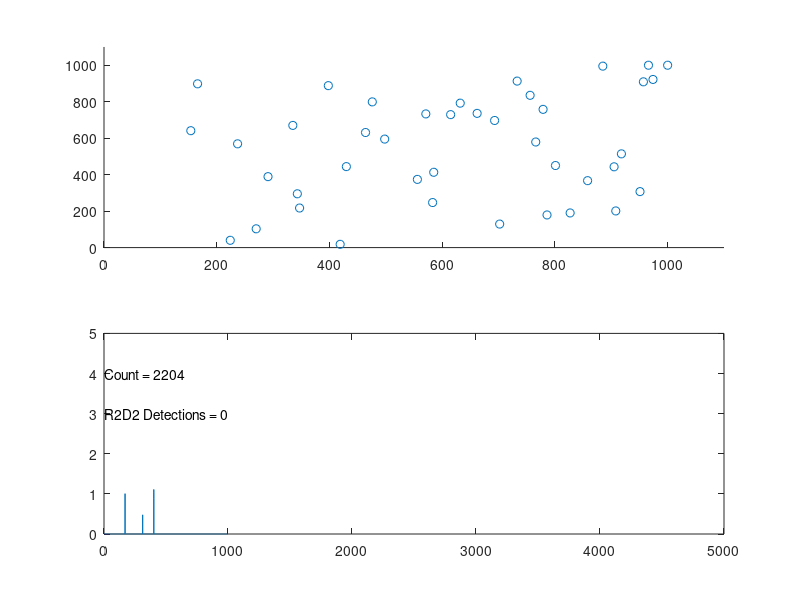

The MATLAB script that drew this image:
%%%%%%%%%%%%%%%%%%%%%%%%%%%%%%%%%%%%%%%%%%%%%%%%%%%%%%%%%%%%%%%%%%%%%%%%%%%%%%%%
% Andrew Payne
% 14 April 2019
%
% r2d2_sim.m - A simulator to show platoon moving through battlespace with
% algorithms programmed to dodge R2D2 units.
%
%
% Basic Instructions:
%   Run in Octave.  Opens up a split GUI figure with battlespace on top and
%   platoon detection time values along the bottom.  Platoon automatically starts 
%   from (1,1), and goes until it finishes at (1000,1000).
%   In the bottom of the GUI window are the count and the R2D2 Detections count.
%   The Count is simply the main loop counter.  The R2D2 Detections count is the
%   number of times the R2D2 (enemy) units spot the platoon.
%
% input arguments:
%   - GRID_SIZE, <#> (default 1000)
%   - NUM_R2D2, <#>  (Try 5 - 50)
%   - RD2D_RANGE, <#> (default 5)
%   - MAX_RANGE, <#>  (Try 50, soldier sensor distance of r2d2 detection)
%
% Example Calls:
%   r2d2_sim
%   r2d2_sim('GRID_SIZE', 500, 'NUM_R2D2', 20)
%   r2d2_sim('MAX_RANGE', 50, 'GRID_SIZE', 1000)
%   r2d2_sim('GRID_SIZE', 1000, 'NUM_R2D2', 40, 'R2D2_RANGE', 6, 'MAX_RANGE', 20)
%
%%%%%%%%%%%%%%%%%%%%%%%%%%%%%%%%%%%%%%%%%%%%%%%%%%%%%%%%%%%%%%%%%%%%%%%%%%%%%%%%

function ret_val = r2d2_sim(varargin)
  GRID_SIZE = 1000;
  NUM_R2D2 = 40;
  R2D2_RANGE = 10;
  MAX_RANGE = 40;

  % Parsing input arguments.
  for i = 1:2:length(varargin)
    switch upper(varargin{i})
      case 'GRID_SIZE'
        GRID_SIZE = varargin{i+1};
      case 'NUM_R2D2'
        NUM_R2D2 = varargin{i+1};
      case 'R2D2_RANGE'
        R2D2_RANGE = varargin{i+1};
      case 'MAX_RANGE'
        MAX_RANGE = varargin{i+1};
      otherwise
        msgbox(['Command ', varargin{i}, ' is not recognized. Exiting.']);
        ret_val = -1;
        return
    end
  end
  
  % Maneuvering step counts:
  DIRECTIVE_FORWARD_STEPS = GRID_SIZE/50;   % Seems to work the best.
  DIRECTIVE_RETRACE_STEPS = GRID_SIZE/50;
  
  ret_val = 0;
  
  grid = zeros(GRID_SIZE);

  % Generate R2D2.
  r2d2.num = NUM_R2D2;
  % Positions (columns wrap top-to-bottom).
  r2d2.raw_positions = fix(rand(1,NUM_R2D2)*GRID_SIZE^2);
  % Set ordered pair positions via R2d2_Positions:
  r2d2.num_detections = 0;
  R2d2_Positions;

  % Place R2D2s into grid.
  grid(r2d2.raw_positions) = 1;

  % Place platoon at the starting mark.
  platoon.position = [1,1];
  platoon.directive = {'N/A', 0;
                       'N/A', 0;};
  platoon.last_move = [0 0 0 0]; % n s e w.
  platoon.move_count = 0;
  platoon.detections = zeros(DIRECTIVE_FORWARD_STEPS, 1);
  platoon.maneuver = 0;
  
  sensor.num_hits = 0;
  sensor.heatmap = zeros(2);  % Give a fresh 2x2 sensor relative heatmap grid.
  sensor.old_heatmap = zeros(2);
  sensor.change = zeros(2);
  splot=[];
  
  Setup_Plot;
  
  done = 0;

  % Main time-step loop.
  while (done == 0)
    % Turn on sensor. Collect Data about R2D2.
    % Gets a 2x2 grid of NW, SW, NE, SE data correlating to severity of sensor data.
    Platoon_Sense;

    % Decides how to proceed to the finish line based on sensor heatmap.
    Platoon_Decide;

    % R2d2 detection:
    R2d2_Detection;
    
    % Updates the plot for this simulation.
    Update_Plot;

    % Loop ending when finish line reached.
    done = (platoon.position(1) > GRID_SIZE-1 && platoon.position(2) > GRID_SIZE-1);
    
    %disp([platoon.directive{1}, ' ', num2str(platoon.directive{2})]);
    
    %disp([num2str(platoon.move_count), ' ', num2str(platoon.position)]);
  end
  
    disp([num2str(platoon.position(1)), ' ', num2str(platoon.position(2))]);
 
 
%%%%%%%%%%%%%%%%%%%%%%%%%%%%%%%%%%%%%%%%%%%%%%%%%%%%%%%%%%%%%%%%%%%%%%%%%%%%%%%%
% FUNCTION:
% Setup_Plot - A function to create a figure window and display the battlespace 
%              scatter plot and heatmap spikes.
%
%
%
%%%%%%%%%%%%%%%%%%%%%%%%%%%%%%%%%%%%%%%%%%%%%%%%%%%%%%%%%%%%%%%%%%%%%%%%%%%%%%%%

  function Setup_Plot
    for (i = 1:NUM_R2D2)
      splot.xdata(i) = r2d2.positions{i}(1);
      splot.ydata(i) = r2d2.positions{i}(2);
    end
    % Add the platoon position:
    splot.xdata(NUM_R2D2+1) = platoon.position(1);
    splot.ydata(NUM_R2D2+1) = platoon.position(2);
    
    f=figure;
    subplot(2,1,1);
    
    % Start the graph
    splot.graph = scatter(splot.xdata, splot.ydata);
    
    axis([0 GRID_SIZE*1.1 0 GRID_SIZE*1.1]);

    subplot(2,1,2);
    
    splot.xheat = linspace(1,1000,GRID_SIZE*5);
    splot.yheat = zeros(1,GRID_SIZE*5);
    splot.heatmap_plot = plot(splot.xheat, splot.yheat);
    splot.move_counter = text(1,4,'Count = 0');
    splot.r2d2_detections = text(1,3,'R2D2 Detections = 0');
    axis([0 GRID_SIZE*5 0 5]);
    
  end
 
%%%%%%%%%%%%%%%%%%%%%%%%%%%%%%%%%%%%%%%%%%%%%%%%%%%%%%%%%%%%%%%%%%%%%%%%%%%%%%%%
% FUNCTION:
% Update_Plot - A function to edit the platoon position, the counter text, the
%               heatmap indicator, and the R2D2 detection count.
%
%
%%%%%%%%%%%%%%%%%%%%%%%%%%%%%%%%%%%%%%%%%%%%%%%%%%%%%%%%%%%%%%%%%%%%%%%%%%%%%%%% 
  function Update_Plot
    xdata_tmp = get(splot.graph, 'xdata');
    ydata_tmp = get(splot.graph, 'ydata');
    
    xdata_tmp(NUM_R2D2+1) = platoon.position(1);
    ydata_tmp(NUM_R2D2+1) = platoon.position(2);
    
    set(splot.graph, 'xdata', xdata_tmp);
    set(splot.graph, 'ydata', ydata_tmp);
    
    yheat_tmp = get(splot.heatmap_plot,'ydata');
    yheat_tmp(platoon.move_count) = sum(sensor.heatmap(:));
    
    set(splot.heatmap_plot, 'ydata', yheat_tmp);
    set(splot.move_counter, 'string', ['Count = ',num2str(platoon.move_count)]);
    set(splot.r2d2_detections, 'string', ['R2D2 Detections = ',num2str(r2d2.num_detections)]);
    
    drawnow
     
  end

%%%%%%%%%%%%%%%%%%%%%%%%%%%%%%%%%%%%%%%%%%%%%%%%%%%%%%%%%%%%%%%%%%%%%%%%%%%%%%%%
% FUNCTION:
% R2d2_Positions - A function to install the R2D2s on the battlespace as deemed
%                  by r2d2.raw_positions array.
%
%
%%%%%%%%%%%%%%%%%%%%%%%%%%%%%%%%%%%%%%%%%%%%%%%%%%%%%%%%%%%%%%%%%%%%%%%%%%%%%%%% 
  function R2d2_Positions
    for i=1:NUM_R2D2
      % X position
      x_pos = ceil(r2d2.raw_positions(i)/GRID_SIZE);
      %x_pos = 50*i + 20;
      
      % Y position
      y_pos = mod(r2d2.raw_positions(i), GRID_SIZE);
      %y_pos = 50*i - 5;
      if (y_pos==0)
        y_pos = GRID_SIZE;
      end 
      
      % Set ordered pair variable.
      r2d2.positions{i} = [x_pos, y_pos]; 

    end
  end

%%%%%%%%%%%%%%%%%%%%%%%%%%%%%%%%%%%%%%%%%%%%%%%%%%%%%%%%%%%%%%%%%%%%%%%%%%%%%%%%
% FUNCTION:
% R2d2_Detection - A function to check if R2D2 detected a platoon in accordance
%                  with the R2D2_RANGE variable.  It will increment the count
%                  within the R2D2 structure if it does spot a platoon.
%
%
%%%%%%%%%%%%%%%%%%%%%%%%%%%%%%%%%%%%%%%%%%%%%%%%%%%%%%%%%%%%%%%%%%%%%%%%%%%%%%%%   
  function R2d2_Detection
     % Go through list of r2d2s, calculating Manhatten Distance.
    for i = 1:NUM_R2D2
      raw_offsets{i} = r2d2.positions{i} - platoon.position;
      raw_man_dist{i} = sum(abs(raw_offsets{i}));
    end
    
    % Reorder from closest to furthest, based on Manhatten Distance:
    [man_dist, sort_order] = sort(cell2mat(raw_man_dist));
    man_dist = num2cell(man_dist);
    offsets = raw_offsets(sort_order); 
    
    R2d2_Measure;
    
    function R2d2_Measure
      r2d2.range = R2D2_RANGE;
      
      % Go through list of r2d2s.
      for r2d2_ctr = 1:NUM_R2D2
        % Manhatten Distance comparison with sensor.range.
        if (man_dist{r2d2_ctr} <= r2d2.range)
          % Add to list of hit(s)
          r2d2.num_detections = r2d2.num_detections + 1;
        else
          break; % Keeps getting further away, break.
        end
      end  
    end
  end
 
%%%%%%%%%%%%%%%%%%%%%%%%%%%%%%%%%%%%%%%%%%%%%%%%%%%%%%%%%%%%%%%%%%%%%%%%%%%%%%%%
% FUNCTION:
% Platoon_Decide - A function to process the beginning through the end of the
%                  platoon's movements. It is very high level. It starts with
%                  deciding whether it's the first step, if it is, just head
%                  north. If there's a number >0 of directives in the queue, then
%                  it calls Platoon_Manuever. Else it checks the sensor's heatmap
%                  and calls a new directive if it is registering an R2D2.
%                  Otherwise, a routine movement northeast is all that it calls.
%
%
%%%%%%%%%%%%%%%%%%%%%%%%%%%%%%%%%%%%%%%%%%%%%%%%%%%%%%%%%%%%%%%%%%%%%%%%%%%%%%%%   
  function Platoon_Decide
    if (platoon.move_count == 0)
      Platoon_Move('North');
      return
    elseif (platoon.directive{2}>0)
      
      % Call the directives.
      Platoon_Manuever

  % Heatmap analysis.
  
  % -------------
  % | NW  | NE  |
  % |     |     |
  % -------------
  % | SW  | SE  |
  % |     |     |
  % -------------
  
  %
    elseif (sensor.num_hits)
      last_move = platoon.directive{1};
      dir_finder = zeros(2);
    
      % Find the direction of the r2d2 being sensed.
      [max_heat,~] = max(sensor.heatmap(:));
      
      [x, y] = find(sensor.heatmap==max_heat);
      
      % Find the direction of the r2d2s that are most increasing.
      %[~,max_chg_dir] = max(sensor.change(:));
      
      dir_finder(x,y) = 1;
      disp(dir_finder)
      %dir_finder(max_chg_dir) = 1;
      
      switch (dir_finder)
        case [0 0; 
              0 1]
          platoon.directive(1:2)={'NorthWest', DIRECTIVE_FORWARD_STEPS};
        case [0 0;
              1 0]
          platoon.directive(1:2)={'NorthEast', DIRECTIVE_FORWARD_STEPS};
        
        case [0 0;
              1 1]
          platoon.directive(1:2)={'North', DIRECTIVE_FORWARD_STEPS};
       
        case [0 1;
              0 0]
          platoon.directive(1:2)={'South', DIRECTIVE_RETRACE_STEPS};
          platoon.directive(3:4)={'East', DIRECTIVE_RETRACE_STEPS};

        case [0 1;
              0 1]
          platoon.directive(1:2)={'NorthWest', DIRECTIVE_RETRACE_STEPS};
          platoon.directive(1:2)={'East', DIRECTIVE_RETRACE_STEPS};
        case [0 1;
              1 0]
          platoon.directive(1:2)={'SouthEast', DIRECTIVE_FORWARD_STEPS};
        
        case [0 1;
              1 1]
          platoon.directive(1:2)={'NorthWest', DIRECTIVE_FORWARD_STEPS};
        
        case [1 0;
              0 0]
          platoon.directive(1:2)={'SouthEast', DIRECTIVE_FORWARD_STEPS};
        
        case [1 0;
              0 1]
          platoon.directive(1:2)={'NorthEast', DIRECTIVE_FORWARD_STEPS};
        
        case [1 0;
              1 0]
          platoon.directive(1:2)={'East', DIRECTIVE_FORWARD_STEPS};
        
        case [1 0;
              1 1]
          platoon.directive(1:2)={'NorthEast', DIRECTIVE_FORWARD_STEPS};
        
        case [1 1;
              0 0]
          platoon.directive(1:2)={'South', 2*DIRECTIVE_RETRACE_STEPS};
          platoon.directive(3:4)={'West', DIRECTIVE_FORWARD_STEPS};
        
        case [1 1;
              0 1]
          platoon.directive(1:2)={'SouthWest', DIRECTIVE_RETRACE_STEPS};
        otherwise
          disp('should not see this');
      end
      
      Platoon_Move(platoon.directive{1});

      % Just a routine move north or east to reach the finish line.
      else
        if platoon.last_move(1)
          Platoon_Move('East');
         % disp('routine move east.');
        % North
        else
          Platoon_Move('North');
         % disp('routine move north.');
        end
      end

%%%%%%%%%%%%%%%%%%%%%%%%%%%%%%%%%%%%%%%%%%%%%%%%%%%%%%%%%%%%%%%%%%%%%%%%%%%%%%%%
% FUNCTION:
% Platoon_Manuever - A function to handle calling Platoon_Move function from the
%                    directives queue, which is a multidimensional cell array
%                    holding the direction to travel and the number of steps to
%                    take on that direction.
%
%
%%%%%%%%%%%%%%%%%%%%%%%%%%%%%%%%%%%%%%%%%%%%%%%%%%%%%%%%%%%%%%%%%%%%%%%%%%%%%%%%      
      % Maneuvering function.
      function Platoon_Manuever
      
        Platoon_Move(platoon.directive{1});
        % Decrement the count.
        platoon.directive{2} = platoon.directive{2} - 1;
        
        % When the first row of directives is exhausted, move second row up.
        if (platoon.directive{2} == 0 && platoon.directive{4}>0)
          disp('Changing Directives');
          platoon.directive{1} = platoon.directive{3};
          platoon.directive{2} = platoon.directive{4};
          platoon.directive{4} = 0;
        end
      
    end
    
%%%%%%%%%%%%%%%%%%%%%%%%%%%%%%%%%%%%%%%%%%%%%%%%%%%%%%%%%%%%%%%%%%%%%%%%%%%%%%%%
% FUNCTION:
% Platoon_Move - A function to move the Platoon in a direction (required input
%                argument string).  It records the last move before exiting the
%                function. It also keeps the platoon in-bounds.
%
%
%%%%%%%%%%%%%%%%%%%%%%%%%%%%%%%%%%%%%%%%%%%%%%%%%%%%%%%%%%%%%%%%%%%%%%%%%%%%%%%%    
      function Platoon_Move(direction)
        direction = upper(direction);
        switch direction
          case 'NORTH'
            if (platoon.position(2) < GRID_SIZE)
              platoon.position(2) = platoon.position(2) + 1;
              platoon.last_move = [1 0 0 0];
              platoon.move_count = platoon.move_count + 1; 
            elseif (platoon.position(1) < GRID_SIZE)
              Platoon_Move('East');
            else
              Platoon_Move('South');
            end
          case 'SOUTH'
            platoon.position(2) = platoon.position(2) - 1;
            platoon.last_move = [0 1 0 0];
            platoon.move_count = platoon.move_count + 1; 
          case 'EAST'
            if (platoon.position(1) < GRID_SIZE)
              platoon.position(1) = platoon.position(1) + 1;
              platoon.last_move = [0 0 1 0];
              platoon.move_count = platoon.move_count + 1; 
            elseif (platoon.position(2) < GRID_SIZE)
              Platoon_Move('North');
            else
              Platoon_Move('South');
            end
          case 'WEST'
            platoon.position(1) = platoon.position(1) - 1;
            platoon.last_move = [0 0 0 1];
            platoon.move_count = platoon.move_count + 1; 
          case 'NORTHEAST'
            if (platoon.last_move == [1 0 0 0])
              Platoon_Move('East');
            else
              Platoon_Move('North');
            end
          case 'NORTHWEST'
            if (platoon.last_move == [1 0 0 0])
              Platoon_Move('West');
            else
              Platoon_Move('North');
            end
          case 'SOUTHEAST'
            if (platoon.last_move == [0 1 0 0])
              Platoon_Move('East');
            else
              Platoon_Move('South');
            end
          case 'SOUTHWEST'
            if (platoon.last_move == [0 1 0 0])
              Platoon_Move('West');
            else
              Platoon_Move('South');
            end
        end  
      end

  end

%%%%%%%%%%%%%%%%%%%%%%%%%%%%%%%%%%%%%%%%%%%%%%%%%%%%%%%%%%%%%%%%%%%%%%%%%%%%%%%%
% FUNCTION:
% Platoon_Sense - A function to use the sensor that the Platoon has to
%                 sense R2D2s.  It calls measure and calculation routines that
%                 convert the sensor data into usable information.
%
%
%%%%%%%%%%%%%%%%%%%%%%%%%%%%%%%%%%%%%%%%%%%%%%%%%%%%%%%%%%%%%%%%%%%%%%%%%%%%%%%%    
  function Platoon_Sense
    % Go through list of r2d2s, calculating Manhatten Distance.
    % This part of the code is from the know-all computer, which knows every
    % r2d2.position.  Later it will be filtered by what the sensor actually sees
    % in Sensor_Measure.
    for i = 1:NUM_R2D2
      raw_offsets{i} = r2d2.positions{i} - platoon.position;
      raw_man_dist{i} = sum(abs(raw_offsets{i}));
    end
    
    % Reorder from closest to furthest, based on Manhatten Distance:
    [man_dist, sort_order] = sort(cell2mat(raw_man_dist));
    man_dist = num2cell(man_dist);
    offsets = raw_offsets(sort_order);
    
    % Run Sensor_Measure to pick up any R2D2(s).
    Sensor_Measure;
    
    % Run Sensor_Calc to calculate severity of measurements and mark the change from last detection.
    Sensor_Calc;

%%%%%%%%%%%%%%%%%%%%%%%%%%%%%%%%%%%%%%%%%%%%%%%%%%%%%%%%%%%%%%%%%%%%%%%%%%%%%%%%
% FUNCTION:
% Sensor_Measure - A function to actually compare the omniscent computer
%                  generated offsets with the Platoon's inferior sensor
%                  (sensor.range is derived from a probability).  It will rack
%                  up the num_hits and catalog the manhatten distances.
%
%
%%%%%%%%%%%%%%%%%%%%%%%%%%%%%%%%%%%%%%%%%%%%%%%%%%%%%%%%%%%%%%%%%%%%%%%%%%%%%%%%    
    function Sensor_Measure
      sensor.capability = .2 + .5*rand; % luck of the draw.
      sensor.range = sensor.capability * MAX_RANGE;
      sensor.old_heatmap = sensor.heatmap;
      sensor.heatmap = zeros(2);  % Give a fresh 2x2 sensor relative heatmap grid.
      sensor.num_hits = 0; % reset.
      
      % Go through list of r2d2s.
      for r2d2_ctr = 1:NUM_R2D2
        % Manhatten Distance comparison with sensor.range.
        if (man_dist{r2d2_ctr} <= sensor.range)
          % Add to list of hit(s)
          sensor.num_hits = sensor.num_hits + 1;
          sensor.hits{r2d2_ctr} = offsets{r2d2_ctr};
          sensor.man_dist{r2d2_ctr} = man_dist{r2d2_ctr};
        else
          break; % Keeps getting further away, break.
        end
      end  
    end
 
%%%%%%%%%%%%%%%%%%%%%%%%%%%%%%%%%%%%%%%%%%%%%%%%%%%%%%%%%%%%%%%%%%%%%%%%%%%%%%%%
% FUNCTION:
% Sensor_Calc - A function to take the data from the Sensor_Measure routine and
%               create the heatmap, the information that the Platoon uses in
%               Platoon_Decide to decide where to maneuver.
%
%
%%%%%%%%%%%%%%%%%%%%%%%%%%%%%%%%%%%%%%%%%%%%%%%%%%%%%%%%%%%%%%%%%%%%%%%%%%%%%%%%    
    function Sensor_Calc
      for hit_ctr = 1:sensor.num_hits
        % Find the N/S/E/W direction via the sign.
        if (sensor.hits{hit_ctr}(1) > 0)
          x_sign = 1;
        else
          x_sign = -1;
        end
        if (sensor.hits{hit_ctr}(2) > 0)
          y_sign = 1;
        else
          y_sign = -1;
        end
        
        norm_vector = sensor.hits{hit_ctr}/norm(abs(sensor.hits{hit_ctr}));
        
        % If X direction is severe:
        if (norm_vector(2) ~= 0)
          if (abs(norm_vector(1)/norm_vector(2)) > 5)
            norm_vector(1) = 1;
            norm_vector(2) = 0;
          end
        end
        if (norm_vector(1) ~= 0)
          if (abs(norm_vector(2)/norm_vector(1)) > 5)
            norm_vector(1) = 0;
            norm_vector(2) = 1;
          end
        end
        
        % Gives the strength of the signals:
        x_gauge = norm_vector(1)*x_sign*(1 - abs(sensor.hits{hit_ctr}(1) / sensor.range));
        y_gauge = norm_vector(2)*y_sign*(1 - abs(sensor.hits{hit_ctr}(2) / sensor.range));
   
        if (x_gauge > 0) % Target is at right.
          sensor.heatmap(1,2) = sensor.heatmap(1,2) + x_gauge;
          sensor.heatmap(2,2) = sensor.heatmap(2,2) + x_gauge;
        elseif (x_gauge < 0) % Target is at left.
          sensor.heatmap(1,1) = sensor.heatmap(1,1) - x_gauge;
          sensor.heatmap(2,1) = sensor.heatmap(2,1) - x_gauge;
        end
        if (y_gauge > 0) % Target is above.
          sensor.heatmap(1,1) = sensor.heatmap(1,1) + y_gauge;
          sensor.heatmap(1,2) = sensor.heatmap(1,2) + y_gauge;
        elseif (y_gauge < 0) % Target is below.
          sensor.heatmap(2,1) = sensor.heatmap(2,1) - y_gauge;
          sensor.heatmap(2,2) = sensor.heatmap(2,2) - y_gauge;
        end
        
      end
      
      % Get the change from last detection:
      sensor.change = sensor.heatmap - sensor.old_heatmap;
      
    end
end

end
